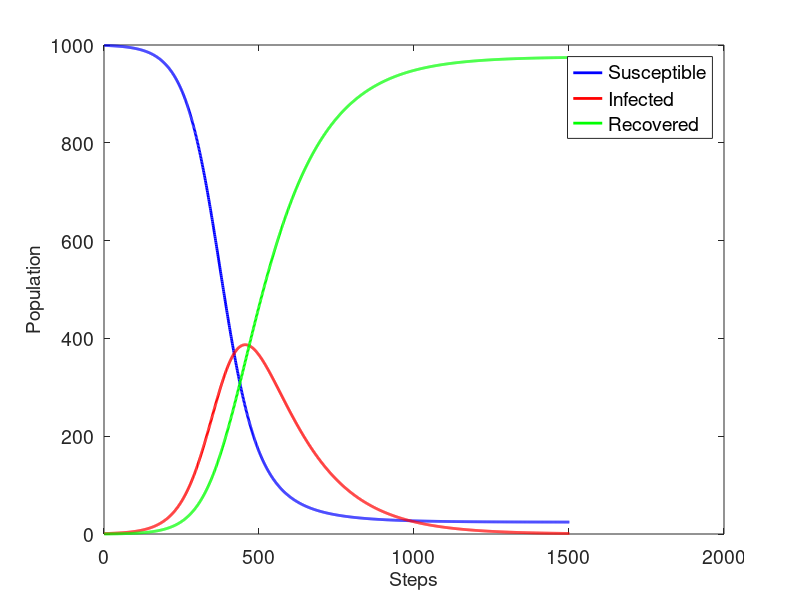

This figure's MATLAB source:
steps = 1500;
dt = 0.1;
replications = 0;
dynamics = [
999.000,1.000,0.000;
999.000,1.000,0.000;
999.000,1.000,0.000;
999.000,1.000,0.000;
998.975,1.018,0.007;
998.950,1.037,0.013;
998.925,1.055,0.020;
998.900,1.074,0.027;
998.874,1.093,0.034;
998.847,1.112,0.041;
998.821,1.132,0.048;
998.793,1.152,0.055;
998.766,1.172,0.063;
998.737,1.193,0.070;
998.709,1.214,0.078;
998.679,1.235,0.086;
998.650,1.257,0.094;
998.619,1.279,0.102;
998.588,1.302,0.110;
998.557,1.325,0.118;
998.525,1.348,0.127;
998.493,1.372,0.135;
998.459,1.396,0.144;
998.426,1.421,0.153;
998.392,1.446,0.162;
998.357,1.472,0.172;
998.321,1.498,0.181;
998.285,1.524,0.191;
998.248,1.551,0.201;
998.211,1.578,0.211;
998.173,1.606,0.221;
998.134,1.635,0.231;
998.095,1.663,0.242;
998.055,1.693,0.252;
998.014,1.723,0.263;
997.973,1.753,0.274;
997.930,1.784,0.286;
997.887,1.815,0.297;
997.844,1.848,0.309;
997.799,1.880,0.321;
997.754,1.913,0.333;
997.708,1.947,0.345;
997.661,1.981,0.358;
997.613,2.016,0.370;
997.565,2.052,0.383;
997.515,2.088,0.397;
997.465,2.125,0.410;
997.414,2.163,0.424;
997.362,2.201,0.438;
997.309,2.240,0.452;
997.255,2.279,0.466;
997.200,2.319,0.481;
997.144,2.360,0.496;
997.087,2.402,0.511;
997.029,2.444,0.527;
996.970,2.487,0.542;
996.911,2.531,0.558;
996.850,2.576,0.575;
996.788,2.621,0.591;
996.725,2.667,0.608;
996.660,2.714,0.625;
996.595,2.762,0.643;
996.529,2.811,0.660;
996.461,2.860,0.679;
996.392,2.911,0.697;
996.322,2.962,0.716;
996.251,3.014,0.735;
996.178,3.067,0.754;
996.105,3.121,0.774;
996.030,3.176,0.794;
995.953,3.232,0.814;
995.875,3.289,0.835;
995.796,3.347,0.856;
995.716,3.406,0.878;
995.634,3.466,0.900;
995.551,3.527,0.922;
995.466,3.589,0.945;
995.380,3.652,0.968;
995.292,3.717,0.992;
995.202,3.782,1.015;
995.112,3.849,1.040;
995.019,3.916,1.065;
994.925,3.985,1.090;
994.829,4.055,1.115;
994.732,4.127,1.142;
994.633,4.199,1.168;
994.532,4.273,1.195;
994.429,4.348,1.223;
994.325,4.425,1.251;
994.219,4.502,1.279;
994.110,4.581,1.308;
994.000,4.662,1.338;
993.889,4.744,1.368;
993.775,4.827,1.398;
993.659,4.912,1.429;
993.541,4.998,1.461;
993.421,5.086,1.493;
993.299,5.175,1.526;
993.175,5.266,1.559;
993.049,5.358,1.593;
992.920,5.452,1.628;
992.789,5.548,1.663;
992.656,5.645,1.698;
992.521,5.744,1.735;
992.383,5.845,1.772;
992.243,5.947,1.809;
992.101,6.052,1.848;
991.956,6.158,1.887;
991.808,6.266,1.926;
991.658,6.375,1.967;
991.505,6.487,2.008;
991.350,6.601,2.049;
991.192,6.716,2.092;
991.031,6.834,2.135;
990.867,6.953,2.179;
990.701,7.075,2.224;
990.532,7.199,2.270;
990.359,7.325,2.316;
990.184,7.453,2.363;
990.006,7.583,2.411;
989.825,7.715,2.460;
989.640,7.850,2.510;
989.452,7.987,2.560;
989.262,8.127,2.612;
989.067,8.269,2.664;
988.870,8.413,2.717;
988.669,8.560,2.771;
988.464,8.709,2.826;
988.256,8.861,2.883;
988.045,9.016,2.940;
987.829,9.173,2.998;
987.611,9.333,3.057;
987.388,9.495,3.117;
987.161,9.661,3.178;
986.931,9.829,3.240;
986.696,10.000,3.304;
986.458,10.174,3.368;
986.216,10.351,3.433;
985.969,10.531,3.500;
985.718,10.714,3.568;
985.463,10.900,3.637;
985.203,11.090,3.707;
984.939,11.282,3.779;
984.671,11.478,3.851;
984.397,11.677,3.925;
984.120,11.880,4.000;
983.837,12.086,4.077;
983.550,12.295,4.155;
983.257,12.509,4.234;
982.960,12.725,4.315;
982.658,12.946,4.397;
982.350,13.170,4.480;
982.038,13.398,4.565;
981.720,13.629,4.651;
981.396,13.865,4.739;
981.067,14.105,4.828;
980.733,14.348,4.919;
980.393,14.596,5.011;
980.047,14.848,5.105;
979.695,15.104,5.201;
979.337,15.364,5.298;
978.973,15.629,5.397;
978.603,15.898,5.498;
978.227,16.172,5.601;
977.845,16.450,5.705;
977.456,16.733,5.811;
977.060,17.021,5.919;
976.658,17.314,6.028;
976.249,17.611,6.140;
975.833,17.913,6.253;
975.411,18.221,6.369;
974.981,18.533,6.486;
974.544,18.851,6.606;
974.100,19.173,6.727;
973.648,19.502,6.851;
973.189,19.835,6.976;
972.722,20.174,7.104;
972.247,20.519,7.234;
971.764,20.869,7.366;
971.274,21.225,7.501;
970.775,21.587,7.638;
970.268,21.955,7.777;
969.753,22.329,7.918;
969.229,22.709,8.062;
968.696,23.095,8.208;
968.155,23.488,8.357;
967.605,23.887,8.509;
967.045,24.292,8.663;
966.477,24.704,8.819;
965.899,25.122,8.979;
965.312,25.548,9.140;
964.715,25.980,9.305;
964.108,26.419,9.473;
963.492,26.865,9.643;
962.865,27.319,9.816;
962.228,27.779,9.992;
961.581,28.247,10.171;
960.924,28.723,10.354;
960.255,29.206,10.539;
959.576,29.697,10.727;
958.886,30.195,10.919;
958.185,30.702,11.113;
957.473,31.216,11.311;
956.749,31.739,11.513;
956.013,32.269,11.717;
955.266,32.809,11.925;
954.507,33.356,12.137;
953.736,33.912,12.352;
952.952,34.477,12.571;
952.156,35.051,12.793;
951.348,35.633,13.019;
950.526,36.225,13.249;
949.692,36.825,13.483;
948.844,37.435,13.720;
947.984,38.055,13.962;
947.109,38.683,14.207;
946.221,39.322,14.457;
945.319,39.970,14.711;
944.404,40.628,14.968;
943.473,41.296,15.231;
942.529,41.974,15.497;
941.570,42.663,15.768;
940.595,43.361,16.043;
939.606,44.071,16.323;
938.602,44.790,16.607;
937.583,45.521,16.897;
936.547,46.262,17.190;
935.496,47.015,17.489;
934.429,47.778,17.792;
933.346,48.553,18.101;
932.247,49.339,18.414;
931.130,50.137,18.733;
929.998,50.946,19.056;
928.848,51.767,19.385;
927.681,52.600,19.720;
926.496,53.445,20.059;
925.294,54.302,20.404;
924.074,55.171,20.755;
922.836,56.052,21.111;
921.580,56.947,21.473;
920.306,57.853,21.841;
919.012,58.773,22.215;
917.700,59.705,22.594;
916.369,60.651,22.980;
915.019,61.609,23.372;
913.649,62.581,23.770;
912.260,63.566,24.174;
910.850,64.565,24.585;
909.421,65.577,25.002;
907.971,66.603,25.426;
906.501,67.643,25.857;
905.010,68.696,26.294;
903.498,69.764,26.738;
901.965,70.846,27.189;
900.411,71.942,27.647;
898.835,73.053,28.112;
897.238,74.178,28.584;
895.618,75.318,29.064;
893.977,76.473,29.551;
892.313,77.642,30.045;
890.626,78.826,30.547;
888.917,80.026,31.057;
887.185,81.240,31.575;
885.430,82.470,32.100;
883.652,83.715,32.634;
881.850,84.975,33.175;
880.024,86.251,33.725;
878.175,87.542,34.283;
876.302,88.849,34.850;
874.404,90.171,35.425;
872.482,91.510,36.008;
870.536,92.864,36.601;
868.564,94.234,37.202;
866.568,95.620,37.812;
864.547,97.022,38.431;
862.501,98.440,39.059;
860.430,99.874,39.697;
858.333,101.324,40.343;
856.210,102.790,41.000;
854.062,104.273,41.666;
851.888,105.771,42.341;
849.687,107.286,43.026;
847.461,108.818,43.721;
845.208,110.365,44.427;
842.929,111.929,45.142;
840.624,113.509,45.867;
838.292,115.105,46.603;
835.933,116.718,47.349;
833.548,118.346,48.106;
831.135,119.991,48.873;
828.696,121.652,49.651;
826.230,123.330,50.440;
823.737,125.023,51.240;
821.216,126.732,52.051;
818.669,128.457,52.874;
816.094,130.199,53.707;
813.492,131.956,54.552;
810.863,133.728,55.408;
808.207,135.517,56.276;
805.523,137.321,57.156;
802.812,139.140,58.048;
800.074,140.975,58.951;
797.309,142.825,59.867;
794.516,144.690,60.794;
791.697,146.570,61.734;
788.850,148.464,62.686;
785.976,150.374,63.651;
783.075,152.297,64.628;
780.147,154.236,65.618;
777.192,156.188,66.620;
774.211,158.154,67.635;
771.202,160.134,68.664;
768.168,162.127,69.705;
765.107,164.134,70.759;
762.019,166.154,71.827;
758.906,168.187,72.908;
755.766,170.232,74.002;
752.601,172.290,75.110;
749.410,174.359,76.231;
746.194,176.441,77.366;
742.952,178.534,78.514;
739.685,180.638,79.677;
736.394,182.753,80.853;
733.078,184.879,82.043;
729.737,187.015,83.247;
726.373,189.161,84.466;
722.985,191.317,85.698;
719.573,193.482,86.945;
716.138,195.656,88.206;
712.680,197.839,89.482;
709.199,200.029,90.771;
705.696,202.228,92.076;
702.171,204.434,93.395;
698.625,206.647,94.728;
695.057,208.866,96.077;
691.468,211.092,97.439;
687.859,213.324,98.817;
684.230,215.561,100.209;
680.581,217.803,101.617;
676.912,220.049,103.039;
673.225,222.299,104.476;
669.519,224.553,105.928;
665.795,226.810,107.395;
662.054,229.069,108.877;
658.295,231.331,110.374;
654.520,233.594,111.886;
650.729,235.858,113.413;
646.922,238.123,114.955;
643.099,240.388,116.513;
639.262,242.653,118.085;
635.411,244.916,119.673;
631.546,247.179,121.275;
627.668,249.439,122.893;
623.778,251.697,124.526;
619.875,253.951,126.173;
615.961,256.203,127.836;
612.036,258.450,129.514;
608.101,260.692,131.207;
604.155,262.929,132.915;
600.201,265.161,134.638;
596.238,267.386,136.376;
592.266,269.604,138.129;
588.288,271.815,139.897;
584.302,274.019,141.680;
580.310,276.213,143.477;
576.312,278.399,145.289;
572.310,280.575,147.116;
568.302,282.740,148.957;
564.291,284.896,150.813;
560.277,287.039,152.684;
556.260,289.172,154.569;
552.241,291.291,156.468;
548.220,293.398,158.382;
544.199,295.492,160.309;
540.177,297.571,162.251;
536.156,299.637,164.207;
532.136,301.687,166.177;
528.117,303.722,168.161;
524.101,305.740,170.159;
520.088,307.743,172.170;
516.078,309.728,174.195;
512.072,311.695,176.233;
508.070,313.645,178.285;
504.074,315.576,180.349;
500.084,317.489,182.427;
496.100,319.382,184.518;
492.123,321.255,186.622;
488.154,323.107,188.739;
484.193,324.939,190.868;
480.240,326.750,193.010;
476.297,328.539,195.164;
472.364,330.306,197.330;
468.441,332.051,199.508;
464.529,333.772,201.699;
460.628,335.471,203.901;
456.740,337.146,206.114;
452.864,338.797,208.339;
449.000,340.424,210.576;
445.151,342.026,212.824;
441.315,343.603,215.082;
437.494,345.155,217.352;
433.687,346.681,219.632;
429.896,348.181,221.923;
426.121,349.655,224.224;
422.363,351.103,226.535;
418.621,352.524,228.856;
414.896,353.917,231.187;
411.188,355.284,233.528;
407.499,356.623,235.878;
403.828,357.935,238.237;
400.176,359.218,240.606;
396.543,360.474,242.983;
392.929,361.701,245.370;
389.335,362.900,247.764;
385.762,364.071,250.168;
382.209,365.212,252.579;
378.676,366.325,254.998;
375.165,367.409,257.425;
371.676,368.464,259.860;
368.208,369.490,262.302;
364.762,370.487,264.752;
361.338,371.454,267.208;
357.937,372.392,269.671;
354.558,373.300,272.141;
351.203,374.180,274.618;
347.870,375.029,277.100;
344.561,375.850,279.589;
341.276,376.640,282.083;
338.015,377.402,284.584;
334.777,378.134,287.089;
331.564,378.836,289.600;
328.374,379.509,292.116;
325.210,380.153,294.637;
322.069,380.768,297.163;
318.954,381.353,299.693;
315.863,381.910,302.227;
312.797,382.437,304.766;
309.756,382.936,307.308;
306.741,383.405,309.854;
303.750,383.846,312.404;
300.785,384.259,314.957;
297.844,384.643,317.513;
294.930,384.999,320.072;
292.040,385.327,322.633;
289.176,385.626,325.198;
286.337,385.898,327.764;
283.524,386.143,330.333;
280.736,386.360,332.904;
277.974,386.550,335.477;
275.237,386.712,338.051;
272.525,386.848,340.627;
269.839,386.958,343.204;
267.178,387.040,345.782;
264.542,387.097,348.361;
261.932,387.128,350.940;
259.347,387.133,353.521;
256.787,387.112,356.101;
254.252,387.066,358.682;
251.742,386.995,361.263;
249.256,386.900,363.844;
246.796,386.780,366.424;
244.361,386.635,369.004;
241.950,386.467,371.583;
239.563,386.275,374.162;
237.201,386.059,376.740;
234.864,385.820,379.316;
232.550,385.559,381.891;
230.261,385.274,384.465;
227.995,384.967,387.037;
225.754,384.639,389.607;
223.536,384.288,392.176;
221.342,383.916,394.742;
219.171,383.522,397.307;
217.023,383.108,399.869;
214.899,382.673,402.428;
212.798,382.218,404.985;
210.719,381.742,407.539;
208.663,381.247,410.090;
206.630,380.732,412.638;
204.619,380.198,415.183;
202.630,379.645,417.725;
200.663,379.074,420.263;
198.718,378.484,422.798;
196.795,377.876,425.329;
194.893,377.251,427.856;
193.013,376.608,430.379;
191.154,375.948,432.898;
189.316,375.271,435.413;
187.499,374.577,437.924;
185.702,373.868,440.430;
183.926,373.142,442.932;
182.170,372.401,445.429;
180.434,371.644,447.922;
178.719,370.872,450.409;
177.023,370.085,452.892;
175.346,369.284,455.370;
173.689,368.469,457.842;
172.051,367.639,460.309;
170.433,366.796,462.771;
168.833,365.940,465.228;
167.251,365.070,467.679;
165.688,364.188,470.124;
164.144,363.293,472.563;
162.617,362.385,474.997;
161.109,361.466,477.425;
159.618,360.535,479.847;
158.145,359.592,482.263;
156.689,358.638,484.673;
155.250,357.673,487.076;
153.828,356.698,489.474;
152.424,355.712,491.865;
151.035,354.716,494.249;
149.664,353.709,496.627;
148.308,352.693,498.998;
146.969,351.668,501.363;
145.645,350.633,503.721;
144.338,349.590,506.073;
143.046,348.537,508.417;
141.769,347.477,510.755;
140.507,346.407,513.085;
139.261,345.330,515.409;
138.029,344.245,517.725;
136.813,343.153,520.035;
135.610,342.053,522.337;
134.422,340.946,524.632;
133.249,339.832,526.920;
132.089,338.711,529.200;
130.943,337.584,531.473;
129.811,336.450,533.738;
128.693,335.311,535.996;
127.588,334.165,538.247;
126.496,333.014,540.490;
125.417,331.858,542.725;
124.351,330.696,544.953;
123.298,329.529,547.173;
122.257,328.357,549.386;
121.229,327.180,551.590;
120.214,325.999,553.787;
119.210,324.814,555.976;
118.218,323.624,558.157;
117.239,322.431,560.331;
116.271,321.233,562.496;
115.314,320.032,564.654;
114.369,318.828,566.803;
113.435,317.620,568.945;
112.513,316.409,571.078;
111.601,315.195,573.204;
110.701,313.978,575.321;
109.811,312.759,577.431;
108.931,311.537,579.532;
108.062,310.313,581.625;
107.204,309.086,583.710;
106.355,307.858,585.787;
105.517,306.627,587.856;
104.688,305.395,589.916;
103.870,304.161,591.969;
103.061,302.926,594.013;
102.262,301.689,596.049;
101.472,300.451,598.077;
100.691,299.212,600.096;
99.920,297.972,602.107;
99.158,296.732,604.111;
98.405,295.490,606.105;
97.660,294.248,608.092;
96.925,293.005,610.070;
96.198,291.762,612.040;
95.479,290.519,614.002;
94.770,289.276,615.955;
94.068,288.032,617.900;
93.374,286.789,619.837;
92.689,285.546,621.765;
92.012,284.303,623.685;
91.342,283.060,625.597;
90.681,281.818,627.501;
90.027,280.577,629.396;
89.380,279.336,631.283;
88.741,278.096,633.162;
88.110,276.857,635.033;
87.486,275.619,636.895;
86.869,274.382,638.749;
86.259,273.147,640.595;
85.656,271.912,642.432;
85.060,270.679,644.261;
84.471,269.447,646.082;
83.889,268.216,647.895;
83.313,266.987,649.700;
82.744,265.760,651.496;
82.182,264.534,653.284;
81.626,263.310,655.064;
81.076,262.088,656.836;
80.532,260.868,658.599;
79.995,259.650,660.355;
79.464,258.434,662.102;
78.939,257.220,663.841;
78.419,256.009,665.572;
77.906,254.799,667.295;
77.398,253.592,669.010;
76.896,252.387,670.716;
76.400,251.185,672.415;
75.909,249.985,674.106;
75.424,248.787,675.788;
74.944,247.593,677.463;
74.470,246.400,679.129;
74.001,245.211,680.788;
73.537,244.024,682.439;
73.078,242.840,684.081;
72.625,241.659,685.716;
72.176,240.481,687.343;
71.732,239.306,688.962;
71.294,238.133,690.573;
70.860,236.964,692.176;
70.431,235.798,693.771;
70.006,234.635,695.359;
69.586,233.475,696.939;
69.171,232.318,698.511;
68.761,231.164,700.075;
68.354,230.014,701.632;
67.953,228.867,703.180;
67.555,227.723,704.721;
67.162,226.583,706.255;
66.773,225.446,707.781;
66.389,224.312,709.299;
66.008,223.182,710.809;
65.632,222.056,712.312;
65.260,220.933,713.808;
64.891,219.813,715.296;
64.527,218.697,716.776;
64.167,217.585,718.249;
63.810,216.476,719.714;
63.457,215.371,721.172;
63.108,214.269,722.623;
62.763,213.171,724.066;
62.421,212.077,725.502;
62.083,210.987,726.930;
61.749,209.900,728.351;
61.418,208.817,729.765;
61.090,207.738,731.172;
60.766,206.663,732.571;
60.446,205.591,733.963;
60.128,204.524,735.348;
59.814,203.460,736.726;
59.504,202.400,738.097;
59.196,201.344,739.460;
58.892,200.292,740.816;
58.591,199.243,742.166;
58.293,198.199,743.508;
57.998,197.159,744.843;
57.706,196.122,746.172;
57.417,195.090,747.493;
57.131,194.061,748.807;
56.849,193.037,750.115;
56.568,192.016,751.415;
56.291,191.000,752.709;
56.017,189.987,753.996;
55.745,188.978,755.276;
55.477,187.974,756.549;
55.211,186.973,757.816;
54.947,185.977,759.076;
54.686,184.984,760.329;
54.428,183.996,761.576;
54.173,183.012,762.815;
53.920,182.031,764.049;
53.670,181.055,765.275;
53.422,180.083,766.495;
53.176,179.115,767.709;
52.934,178.151,768.916;
52.693,177.190,770.117;
52.455,176.235,771.311;
52.219,175.283,772.498;
51.986,174.335,773.680;
51.755,173.391,774.854;
51.526,172.451,776.023;
51.299,171.516,777.185;
51.075,170.584,778.341;
50.853,169.656,779.491;
50.633,168.733,780.634;
50.415,167.814,781.771;
50.199,166.898,782.903;
49.986,165.987,784.027;
49.774,165.080,785.146;
49.565,164.176,786.259;
49.357,163.277,787.365;
49.152,162.382,788.466;
48.948,161.491,789.560;
48.747,160.604,790.649;
48.547,159.721,791.732;
48.350,158.842,792.808;
48.154,157.967,793.879;
47.960,157.096,794.944;
47.768,156.229,796.003;
47.578,155.366,797.056;
47.390,154.507,798.103;
47.203,153.652,799.145;
47.018,152.801,800.180;
46.835,151.954,801.210;
46.654,151.111,802.235;
46.474,150.272,803.253;
46.296,149.437,804.266;
46.120,148.606,805.274;
45.946,147.779,806.276;
45.773,146.956,807.272;
45.601,146.136,808.263;
45.432,145.321,809.248;
45.263,144.509,810.227;
45.097,143.702,811.202;
44.932,142.898,812.171;
44.768,142.098,813.134;
44.606,141.302,814.092;
44.446,140.510,815.045;
44.287,139.721,815.992;
44.129,138.937,816.934;
43.973,138.156,817.871;
43.818,137.380,818.802;
43.665,136.607,819.728;
43.513,135.838,820.649;
43.363,135.072,821.565;
43.213,134.311,822.476;
43.066,133.553,823.382;
42.919,132.799,824.282;
42.774,132.048,825.177;
42.630,131.302,826.068;
42.488,130.559,826.953;
42.347,129.820,827.833;
42.207,129.084,828.709;
42.068,128.353,829.579;
41.931,127.625,830.445;
41.794,126.900,831.305;
41.659,126.180,832.161;
41.526,125.463,833.012;
41.393,124.749,833.858;
41.262,124.039,834.699;
41.131,123.333,835.535;
41.002,122.631,836.367;
40.874,121.932,837.194;
40.748,121.236,838.016;
40.622,120.544,838.834;
40.497,119.856,839.647;
40.374,119.171,840.455;
40.251,118.490,841.258;
40.130,117.813,842.057;
40.010,117.138,842.852;
39.890,116.468,843.642;
39.772,115.800,844.427;
39.655,115.137,845.208;
39.539,114.476,845.985;
39.424,113.820,846.757;
39.310,113.166,847.524;
39.196,112.516,848.287;
39.084,111.869,849.046;
38.973,111.226,849.801;
38.863,110.586,850.551;
38.754,109.950,851.297;
38.645,109.317,852.038;
38.538,108.687,852.775;
38.431,108.060,853.508;
38.326,107.437,854.237;
38.221,106.817,854.962;
38.117,106.201,855.682;
38.014,105.588,856.398;
37.912,104.977,857.110;
37.811,104.371,857.818;
37.710,103.767,858.522;
37.611,103.167,859.222;
37.512,102.570,859.918;
37.414,101.976,860.610;
37.317,101.385,861.298;
37.221,100.797,861.981;
37.126,100.213,862.661;
37.031,99.632,863.337;
36.938,99.053,864.009;
36.845,98.478,864.677;
36.752,97.906,865.341;
36.661,97.337,866.002;
36.570,96.772,866.658;
36.480,96.209,867.311;
36.391,95.649,867.960;
36.302,95.092,868.605;
36.215,94.539,869.246;
36.128,93.988,869.884;
36.041,93.441,870.518;
35.956,92.896,871.148;
35.871,92.354,871.775;
35.787,91.815,872.398;
35.703,91.280,873.017;
35.620,90.747,873.633;
35.538,90.217,874.245;
35.457,89.690,874.853;
35.376,89.166,875.458;
35.296,88.644,876.060;
35.216,88.126,876.658;
35.137,87.610,877.252;
35.059,87.098,877.843;
34.982,86.588,878.431;
34.905,86.080,879.015;
34.828,85.576,879.595;
34.753,85.075,880.173;
34.678,84.576,880.747;
34.603,84.080,881.317;
34.529,83.587,881.884;
34.456,83.096,882.448;
34.383,82.608,883.009;
34.311,82.123,883.566;
34.239,81.641,884.120;
34.168,81.161,884.671;
34.098,80.684,885.218;
34.028,80.210,885.762;
33.959,79.738,886.303;
33.890,79.269,886.841;
33.822,78.802,887.376;
33.754,78.338,887.908;
33.687,77.877,888.436;
33.620,77.418,888.961;
33.554,76.962,889.484;
33.488,76.509,890.003;
33.423,76.058,890.519;
33.359,75.609,891.032;
33.295,75.163,891.542;
33.231,74.720,892.049;
33.168,74.279,892.553;
33.106,73.840,893.054;
33.044,73.404,893.552;
32.982,72.970,894.048;
32.921,72.539,894.540;
32.860,72.111,895.029;
32.800,71.684,895.516;
32.740,71.260,895.999;
32.681,70.839,896.480;
32.622,70.420,896.958;
32.564,70.003,897.433;
32.506,69.589,897.905;
32.449,69.177,898.375;
32.392,68.767,898.841;
32.335,68.360,899.305;
32.279,67.954,899.767;
32.223,67.552,900.225;
32.168,67.151,900.681;
32.113,66.753,901.134;
32.059,66.357,901.584;
32.005,65.963,902.032;
31.951,65.572,902.477;
31.898,65.183,902.919;
31.845,64.796,903.359;
31.793,64.411,903.796;
31.741,64.028,904.231;
31.689,63.648,904.663;
31.638,63.270,905.092;
31.587,62.894,905.519;
31.537,62.520,905.943;
31.487,62.148,906.365;
31.437,61.779,906.784;
31.388,61.411,907.201;
31.339,61.046,907.615;
31.290,60.682,908.027;
31.242,60.321,908.437;
31.194,59.962,908.844;
31.147,59.605,909.248;
31.100,59.250,909.650;
31.053,58.897,910.050;
31.007,58.546,910.447;
30.961,58.197,910.842;
30.915,57.850,911.235;
30.869,57.505,911.625;
30.824,57.162,912.013;
30.780,56.821,912.399;
30.735,56.482,912.782;
30.691,56.145,913.163;
30.648,55.810,913.542;
30.604,55.477,913.919;
30.561,55.146,914.293;
30.518,54.816,914.665;
30.476,54.489,915.035;
30.434,54.164,915.403;
30.392,53.840,915.768;
30.350,53.518,916.131;
30.309,53.198,916.492;
30.268,52.880,916.851;
30.228,52.564,917.208;
30.187,52.250,917.563;
30.147,51.937,917.915;
30.108,51.627,918.266;
30.068,51.318,918.614;
30.029,51.011,918.960;
29.990,50.705,919.305;
29.952,50.402,919.647;
29.913,50.100,919.987;
29.875,49.800,920.325;
29.838,49.502,920.661;
29.800,49.205,920.995;
29.763,48.910,921.327;
29.726,48.617,921.657;
29.689,48.326,921.985;
29.653,48.036,922.311;
29.617,47.748,922.635;
29.581,47.462,922.957;
29.545,47.177,923.277;
29.510,46.894,923.596;
29.475,46.613,923.912;
29.440,46.333,924.227;
29.405,46.055,924.539;
29.371,45.779,924.850;
29.337,45.504,925.159;
29.303,45.231,925.466;
29.269,44.959,925.771;
29.236,44.689,926.075;
29.203,44.421,926.376;
29.170,44.154,926.676;
29.137,43.889,926.974;
29.105,43.625,927.270;
29.073,43.363,927.564;
29.041,43.102,927.857;
29.009,42.843,928.148;
28.978,42.586,928.437;
28.946,42.330,928.724;
28.915,42.075,929.010;
28.884,41.822,929.294;
28.854,41.570,929.576;
28.823,41.320,929.856;
28.793,41.072,930.135;
28.763,40.825,930.412;
28.733,40.579,930.688;
28.704,40.335,930.962;
28.674,40.092,931.234;
28.645,39.850,931.504;
28.616,39.611,931.773;
28.588,39.372,932.040;
28.559,39.135,932.306;
28.531,38.899,932.570;
28.503,38.665,932.833;
28.475,38.432,933.094;
28.447,38.200,933.353;
28.419,37.970,933.611;
28.392,37.741,933.867;
28.365,37.514,934.122;
28.338,37.288,934.375;
28.311,37.063,934.626;
28.284,36.839,934.876;
28.258,36.617,935.125;
28.232,36.396,935.372;
28.206,36.177,935.618;
28.180,35.958,935.862;
28.154,35.741,936.104;
28.129,35.526,936.346;
28.103,35.311,936.585;
28.078,35.098,936.824;
28.053,34.886,937.060;
28.028,34.676,937.296;
28.004,34.466,937.530;
27.979,34.258,937.762;
27.955,34.051,937.994;
27.931,33.846,938.223;
27.907,33.641,938.452;
27.883,33.438,938.679;
27.859,33.236,938.904;
27.836,33.035,939.129;
27.813,32.836,939.352;
27.790,32.637,939.573;
27.767,32.440,939.793;
27.744,32.244,940.012;
27.721,32.049,940.230;
27.699,31.855,940.446;
27.676,31.663,940.661;
27.654,31.471,940.875;
27.632,31.281,941.087;
27.610,31.092,941.298;
27.588,30.904,941.508;
27.567,30.717,941.717;
27.545,30.531,941.924;
27.524,30.346,942.130;
27.503,30.163,942.335;
27.482,29.980,942.538;
27.461,29.799,942.740;
27.440,29.618,942.942;
27.419,29.439,943.141;
27.399,29.261,943.340;
27.379,29.084,943.538;
27.358,28.908,943.734;
27.338,28.733,943.929;
27.319,28.559,944.123;
27.299,28.386,944.316;
27.279,28.214,944.507;
27.260,28.043,944.697;
27.240,27.873,944.887;
27.221,27.704,945.075;
27.202,27.536,945.262;
27.183,27.370,945.448;
27.164,27.204,945.632;
27.145,27.039,945.816;
27.127,26.875,945.998;
27.108,26.712,946.180;
27.090,26.550,946.360;
27.072,26.389,946.539;
27.054,26.229,946.717;
27.036,26.070,946.894;
27.018,25.912,947.070;
27.000,25.755,947.245;
26.982,25.599,947.419;
26.965,25.444,947.591;
26.947,25.289,947.763;
26.930,25.136,947.934;
26.913,24.983,948.103;
26.896,24.832,948.272;
26.879,24.681,948.440;
26.862,24.532,948.606;
26.846,24.383,948.772;
26.829,24.235,948.936;
26.813,24.088,949.100;
26.796,23.941,949.262;
26.780,23.796,949.424;
26.764,23.652,949.585;
26.748,23.508,949.744;
26.732,23.365,949.903;
26.716,23.224,950.060;
26.700,23.083,950.217;
26.685,22.942,950.373;
26.669,22.803,950.528;
26.654,22.665,950.682;
26.638,22.527,950.835;
26.623,22.390,950.987;
26.608,22.254,951.138;
26.593,22.119,951.288;
26.578,21.985,951.437;
26.563,21.851,951.586;
26.549,21.718,951.733;
26.534,21.586,951.880;
26.520,21.455,952.025;
26.505,21.325,952.170;
26.491,21.195,952.314;
26.477,21.066,952.457;
26.462,20.938,952.599;
26.448,20.811,952.740;
26.434,20.685,952.881;
26.421,20.559,953.020;
26.407,20.434,953.159;
26.393,20.310,953.297;
26.380,20.186,953.434;
26.366,20.063,953.570;
26.353,19.941,953.706;
26.339,19.820,953.840;
26.326,19.700,953.974;
26.313,19.580,954.107;
26.300,19.461,954.239;
26.287,19.342,954.371;
26.274,19.225,954.501;
26.261,19.108,954.631;
26.249,18.992,954.760;
26.236,18.876,954.888;
26.223,18.761,955.015;
26.211,18.647,955.142;
26.199,18.534,955.268;
26.186,18.421,955.393;
26.174,18.309,955.517;
26.162,18.197,955.641;
26.150,18.087,955.763;
26.138,17.976,955.886;
26.126,17.867,956.007;
26.114,17.758,956.127;
26.102,17.650,956.247;
26.091,17.543,956.366;
26.079,17.436,956.485;
26.068,17.330,956.602;
26.056,17.224,956.719;
26.045,17.119,956.836;
26.034,17.015,956.951;
26.022,16.912,957.066;
26.011,16.809,957.180;
26.000,16.706,957.294;
25.989,16.605,957.406;
25.978,16.503,957.518;
25.967,16.403,957.630;
25.957,16.303,957.740;
25.946,16.204,957.850;
25.935,16.105,957.960;
25.925,16.007,958.069;
25.914,15.909,958.177;
25.904,15.812,958.284;
25.893,15.716,958.391;
25.883,15.620,958.497;
25.873,15.525,958.602;
25.863,15.431,958.707;
25.852,15.337,958.811;
25.842,15.243,958.915;
25.832,15.150,959.017;
25.823,15.058,959.120;
25.813,14.966,959.221;
25.803,14.875,959.322;
25.793,14.784,959.423;
25.784,14.694,959.522;
25.774,14.604,959.622;
25.764,14.515,959.720;
25.755,14.427,959.818;
25.746,14.339,959.915;
25.736,14.252,960.012;
25.727,14.165,960.108;
25.718,14.078,960.204;
25.708,13.993,960.299;
25.699,13.907,960.393;
25.690,13.822,960.487;
25.681,13.738,960.581;
25.672,13.654,960.673;
25.664,13.571,960.765;
25.655,13.488,960.857;
25.646,13.406,960.948;
25.637,13.324,961.039;
25.629,13.243,961.128;
25.620,13.162,961.218;
25.611,13.082,961.307;
25.603,13.002,961.395;
25.595,12.923,961.483;
25.586,12.844,961.570;
25.578,12.766,961.657;
25.570,12.688,961.743;
25.561,12.610,961.828;
25.553,12.533,961.913;
25.545,12.457,961.998;
25.537,12.381,962.082;
25.529,12.305,962.166;
25.521,12.230,962.249;
25.513,12.156,962.331;
25.505,12.081,962.413;
25.497,12.008,962.495;
25.490,11.934,962.576;
25.482,11.862,962.656;
25.474,11.789,962.736;
25.467,11.717,962.816;
25.459,11.646,962.895;
25.452,11.575,962.974;
25.444,11.504,963.052;
25.437,11.434,963.129;
25.429,11.364,963.207;
25.422,11.295,963.283;
25.415,11.226,963.360;
25.408,11.157,963.435;
25.400,11.089,963.511;
25.393,11.021,963.585;
25.386,10.954,963.660;
25.379,10.887,963.734;
25.372,10.821,963.807;
25.365,10.755,963.880;
25.358,10.689,963.953;
25.351,10.624,964.025;
25.345,10.559,964.097;
25.338,10.494,964.168;
25.331,10.430,964.239;
25.324,10.366,964.309;
25.318,10.303,964.379;
25.311,10.240,964.449;
25.305,10.178,964.518;
25.298,10.115,964.586;
25.292,10.054,964.655;
25.285,9.992,964.723;
25.279,9.931,964.790;
25.272,9.871,964.857;
25.266,9.810,964.924;
25.260,9.750,964.990;
25.254,9.691,965.056;
25.247,9.632,965.121;
25.241,9.573,965.186;
25.235,9.514,965.251;
25.229,9.456,965.315;
25.223,9.398,965.379;
25.217,9.341,965.442;
25.211,9.284,965.505;
25.205,9.227,965.568;
25.199,9.171,965.630;
25.193,9.115,965.692;
25.188,9.059,965.753;
25.182,9.004,965.815;
25.176,8.949,965.875;
25.170,8.894,965.936;
25.165,8.840,965.996;
25.159,8.785,966.055;
25.153,8.732,966.115;
25.148,8.678,966.174;
25.142,8.625,966.232;
25.137,8.573,966.290;
25.131,8.520,966.348;
25.126,8.468,966.406;
25.121,8.416,966.463;
25.115,8.365,966.520;
25.110,8.314,966.576;
25.105,8.263,966.632;
25.099,8.212,966.688;
25.094,8.162,966.744;
25.089,8.112,966.799;
25.084,8.063,966.853;
25.079,8.013,966.908;
25.074,7.965,966.962;
25.069,7.916,967.016;
25.064,7.867,967.069;
25.059,7.819,967.122;
25.054,7.771,967.175;
25.049,7.724,967.227;
25.044,7.677,967.279;
25.039,7.630,967.331;
25.034,7.583,967.383;
25.029,7.537,967.434;
25.025,7.491,967.485;
25.020,7.445,967.535;
25.015,7.399,967.586;
25.010,7.354,967.636;
25.006,7.309,967.685;
25.001,7.264,967.735;
24.996,7.220,967.784;
24.992,7.176,967.832;
24.987,7.132,967.881;
24.983,7.088,967.929;
24.978,7.045,967.977;
24.974,7.002,968.024;
24.969,6.959,968.071;
24.965,6.916,968.118;
24.961,6.874,968.165;
24.956,6.832,968.212;
24.952,6.790,968.258;
24.948,6.749,968.303;
24.944,6.708,968.349;
24.939,6.666,968.394;
24.935,6.626,968.439;
24.931,6.585,968.484;
24.927,6.545,968.528;
24.923,6.505,968.573;
24.918,6.465,968.616;
24.914,6.425,968.660;
24.910,6.386,968.703;
24.906,6.347,968.747;
24.902,6.308,968.789;
24.898,6.270,968.832;
24.894,6.231,968.874;
24.890,6.193,968.916;
24.887,6.155,968.958;
24.883,6.118,969.000;
24.879,6.080,969.041;
24.875,6.043,969.082;
24.871,6.006,969.123;
24.867,5.969,969.163;
24.864,5.933,969.204;
24.860,5.896,969.244;
24.856,5.860,969.283;
24.853,5.824,969.323;
24.849,5.789,969.362;
24.845,5.753,969.401;
24.842,5.718,969.440;
24.838,5.683,969.479;
24.834,5.648,969.517;
24.831,5.614,969.555;
24.827,5.579,969.593;
24.824,5.545,969.631;
24.820,5.511,969.668;
24.817,5.478,969.705;
24.813,5.444,969.742;
24.810,5.411,969.779;
24.807,5.378,969.816;
24.803,5.345,969.852;
24.800,5.312,969.888;
24.797,5.280,969.924;
24.793,5.247,969.960;
24.790,5.215,969.995;
24.787,5.183,970.030;
24.783,5.151,970.065;
24.780,5.120,970.100;
24.777,5.089,970.134;
24.774,5.057,970.169;
24.771,5.026,970.203;
24.767,4.996,970.237;
24.764,4.965,970.271;
24.761,4.935,970.304;
24.758,4.904,970.337;
24.755,4.874,970.370;
24.752,4.845,970.403;
24.749,4.815,970.436;
24.746,4.785,970.469;
24.743,4.756,970.501;
24.740,4.727,970.533;
24.737,4.698,970.565;
24.734,4.669,970.597;
24.731,4.641,970.628;
24.728,4.612,970.659;
24.725,4.584,970.691;
24.722,4.556,970.721;
24.720,4.528,970.752;
24.717,4.500,970.783;
24.714,4.473,970.813;
24.711,4.445,970.843;
24.708,4.418,970.873;
24.706,4.391,970.903;
24.703,4.364,970.933;
24.700,4.338,970.962;
24.697,4.311,970.992;
24.695,4.285,971.021;
24.692,4.258,971.050;
24.689,4.232,971.078;
24.687,4.206,971.107;
24.684,4.181,971.135;
24.682,4.155,971.163;
24.679,4.130,971.192;
24.676,4.104,971.219;
24.674,4.079,971.247;
24.671,4.054,971.275;
24.669,4.029,971.302;
24.666,4.005,971.329;
24.664,3.980,971.356;
24.661,3.956,971.383;
24.659,3.932,971.410;
24.656,3.907,971.436;
24.654,3.883,971.463;
24.651,3.860,971.489;
24.649,3.836,971.515;
24.647,3.813,971.541;
24.644,3.789,971.567;
24.642,3.766,971.592;
24.640,3.743,971.618;
24.637,3.720,971.643;
24.635,3.697,971.668;
24.633,3.675,971.693;
24.630,3.652,971.718;
24.628,3.630,971.742;
24.626,3.607,971.767;
24.623,3.585,971.791;
24.621,3.563,971.815;
24.619,3.542,971.839;
24.617,3.520,971.863;
24.615,3.498,971.887;
24.612,3.477,971.911;
24.610,3.456,971.934;
24.608,3.434,971.957;
24.606,3.413,971.981;
24.604,3.392,972.004;
24.602,3.372,972.027;
24.600,3.351,972.049;
24.598,3.330,972.072;
24.596,3.310,972.094;
24.593,3.290,972.117;
24.591,3.270,972.139;
24.589,3.250,972.161;
24.587,3.230,972.183;
24.585,3.210,972.205;
24.583,3.190,972.226;
24.581,3.171,972.248;
24.579,3.151,972.269;
24.577,3.132,972.291;
24.575,3.113,972.312;
24.574,3.094,972.333;
24.572,3.075,972.354;
24.570,3.056,972.374;
24.568,3.037,972.395;
24.566,3.019,972.416;
24.564,3.000,972.436;
24.562,2.982,972.456;
24.560,2.963,972.476;
24.558,2.945,972.496;
24.557,2.927,972.516;
24.555,2.909,972.536;
24.553,2.891,972.556;
24.551,2.874,972.575;
24.549,2.856,972.594;
24.548,2.839,972.614;
24.546,2.821,972.633;
24.544,2.804,972.652;
24.542,2.787,972.671;
24.541,2.770,972.690;
24.539,2.753,972.708;
24.537,2.736,972.727;
24.536,2.719,972.745;
24.534,2.702,972.764;
24.532,2.686,972.782;
24.530,2.669,972.800;
24.529,2.653,972.818;
24.527,2.637,972.836;
24.526,2.621,972.854;
24.524,2.605,972.872;
24.522,2.589,972.889;
24.521,2.573,972.907;
24.519,2.557,972.924;
24.518,2.541,972.941;
24.516,2.526,972.958;
24.514,2.510,972.975;
24.513,2.495,972.992;
24.511,2.480,973.009;
24.510,2.464,973.026;
24.508,2.449,973.043;
24.507,2.434,973.059;
24.505,2.419,973.075;
24.504,2.405,973.092;
24.502,2.390,973.108;
24.501,2.375,973.124;
24.499,2.361,973.140;
24.498,2.346,973.156;
24.496,2.332,973.172;
24.495,2.317,973.188;
24.493,2.303,973.203;
24.492,2.289,973.219;
24.491,2.275,973.234;
24.489,2.261,973.250;
24.488,2.247,973.265;
24.486,2.234,973.280;
24.485,2.220,973.295;
24.484,2.206,973.310;
24.482,2.193,973.325;
24.481,2.179,973.340;
24.480,2.166,973.355;
24.478,2.153,973.369;
24.477,2.139,973.384;
24.476,2.126,973.398;
24.474,2.113,973.413;
24.473,2.100,973.427;
24.472,2.087,973.441;
24.470,2.075,973.455;
24.469,2.062,973.469;
24.468,2.049,973.483;
24.466,2.037,973.497;
24.465,2.024,973.511;
24.464,2.012,973.524;
24.463,2.000,973.538;
24.461,1.987,973.551;
24.460,1.975,973.565;
24.459,1.963,973.578;
24.458,1.951,973.591;
24.457,1.939,973.604;
24.455,1.927,973.618;
24.454,1.915,973.631;
24.453,1.904,973.643;
24.452,1.892,973.656;
24.451,1.880,973.669;
24.450,1.869,973.682;
24.448,1.857,973.694;
24.447,1.846,973.707;
24.446,1.835,973.719;
24.445,1.823,973.732;
24.444,1.812,973.744;
24.443,1.801,973.756;
24.442,1.790,973.768;
24.440,1.779,973.781;
24.439,1.768,973.793;
24.438,1.757,973.804;
24.437,1.747,973.816;
24.436,1.736,973.828;
24.435,1.725,973.840;
24.434,1.715,973.851;
24.433,1.704,973.863;
24.432,1.694,973.875;
24.431,1.683,973.886;
24.430,1.673,973.897;
24.429,1.663,973.909;
24.428,1.652,973.920;
24.427,1.642,973.931;
24.426,1.632,973.942;
24.425,1.622,973.953;
24.424,1.612,973.964;
24.423,1.602,973.975;
24.422,1.593,973.986;
24.421,1.583,973.996;
24.420,1.573,974.007;
24.419,1.564,974.018;
24.418,1.554,974.028;
24.417,1.544,974.039;
24.416,1.535,974.049;
24.415,1.526,974.060;
24.414,1.516,974.070;
24.413,1.507,974.080;
24.412,1.498,974.090;
24.411,1.488,974.100;
24.410,1.479,974.110;
24.409,1.470,974.120;
24.408,1.461,974.130;
24.408,1.452,974.140;
24.407,1.443,974.150;
24.406,1.435,974.160;
24.405,1.426,974.169;
24.404,1.417,974.179;
24.403,1.408,974.189;
24.402,1.400,974.198;
24.401,1.391,974.208;
24.400,1.383,974.217;
24.400,1.374,974.226;
24.399,1.366,974.236;
24.398,1.357,974.245;
24.397,1.349,974.254;
24.396,1.341,974.263;
24.395,1.332,974.272;
24.395,1.324,974.281;
24.394,1.316,974.290;
24.393,1.308,974.299;
24.392,1.300,974.308;
24.391,1.292,974.317;
24.391,1.284,974.325;
24.390,1.276,974.334;
24.389,1.268,974.343;
24.388,1.261,974.351;
24.387,1.253,974.360;
24.387,1.245,974.368;
24.386,1.238,974.376;
24.385,1.230,974.385;
24.384,1.223,974.393;
24.384,1.215,974.401;
24.383,1.208,974.410;
24.382,1.200,974.418;
24.381,1.193,974.426;
24.381,1.185,974.434;
24.380,1.178,974.442;
24.379,1.171,974.450;
24.378,1.164,974.458;
24.378,1.157,974.466;
];
susceptibleRatio = dynamics (:, 1);
infectedRatio = dynamics (:, 2);
recoveredRatio = dynamics (:, 3);
figure
ps = plot (susceptibleRatio.', 'color', 'blue');
hold on
pi = plot (infectedRatio.', 'color', 'red');
hold on
pr = plot (recoveredRatio.', 'color', 'green');
xl = xlabel ('Steps');
yl = ylabel ('Population');
h = legend('Susceptible','Infected', 'Recovered');

ax = gca();

set(ax, 'fontsize', 14);
set(h, "fontsize", 14);
set(xl, 'fontsize', 14);
set(yl, "fontsize", 14);
set(ps, 'linewidth', 2);
set(pi, 'linewidth', 2);
set(pr, 'linewidth', 2);